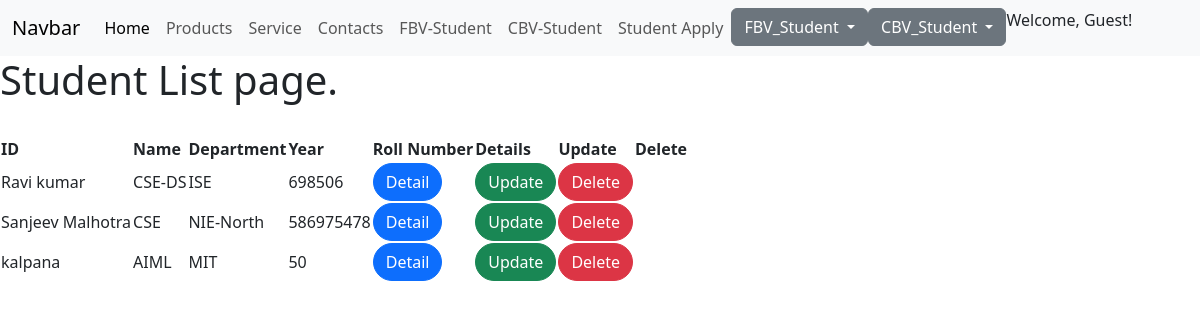
Screenshot of /List with the database file from the repository.
### CSE/models.py (models this page shows, shortened)
class Student(models.Model):
    name = models.CharField(max_length=50)
    department = models.CharField(max_length=30)
    college_name = models.CharField(max_length=30)
    rollnumber = models.IntegerField()

### CSE/views.py (the view)
# urls.py: path('List', StuList.as_view(), name='list'),
class StuList(ListView):
    model = Student
    template_name = 'CBV/list.html'

### templates/CBV/list.html
{% extends 'basic.html' %}
{% block content %}
<h1>Student List page.</h1><br>
<table>
    <tr>
        <th>ID</th>
        <th>Name</th>
        <th>Department</th>
        <th>Year</th>
        <th>Roll Number</th>
        <th>Details</th>
        <th>Update</th>
        <th>Delete</th>
    </tr>
    {% for object in object_list %}
            <tr>
                <td>{{object.name}}</td>
                <td> {{object.department}}</td>
                <td>{{object.college_name}}</td>
                <td> {{object.rollnumber}} </td>
                <td><a type="button" class="btn btn-primary" style="border-radius: 20px;" href= "{{object.id}}/detail">Detail</a></td>
                <td><a type=" button " class = "btn btn-success" style="border-radius: 20px;" href ="{{object.id}}/update" >Update</a></td>
                <td><a type = "button" class="btn btn-danger" style="border-radius: 20px;" href="{{object.id}}/delete">Delete</a></td>
            </tr>
    {% endfor %}
</table>
{% endblock %}

### templates/basic.html (shortened to what this page needs)
<!doctype html>
<html lang="en">
  <head>
    <link href="https://cdn.jsdelivr.net/npm/bootstrap@5.3.3/dist/css/bootstrap.min.css" rel="stylesheet">
  </head>
  <body>
    <nav class="navbar navbar-expand-lg bg-body-tertiary">
        <div class="container-fluid">
          <a class="navbar-brand" href="{% url 'CSE:index' %}">Navbar</a>
          <div class="collapse navbar-collapse" id="navbarSupportedContent">
            <ul class="navbar-nav me-auto mb-2 mb-lg-0">
              <li class="nav-item">
                <a class="nav-link active" aria-current="page" href="{% url 'CSE:index' %}">Home</a>
              </li>
              <li class="nav-item">
                <a class="nav-link" href="{% url 'CSE:products' %}">Products</a>
              </li>
              <li class="nav-item">
                <a class="nav-link" href="{% url 'CSE:service' %}">Service</a>
              </li>
              <li class="nav-item">
                <a class="nav-link" href="{% url 'CSE:contacts' %}">Contacts</a>
              </li>
              <li class="nav-item">
                <a class="nav-link" href="{% url 'CSE:student' %}">FBV-Student</a>
              </li>
              <li class="nav-item">
                <a class="nav-link" href="{% url 'CSE:list' %}">CBV-Student</a>
              </li>
              <li class="nav-item">
                <a class="nav-link" href="{% url 'CSE:forms' %}">Student Apply</a>
              </li>
              <div class="dropdown">
                <button class="btn btn-secondary dropdown-toggle" type="button" data-bs-toggle="dropdown" aria-expanded="false">
                  FBV_Student
                </button>
              </div>
              <div class="dropdown">
                <button class="btn btn-secondary dropdown-toggle" type="button" data-bs-toggle="dropdown" aria-expanded="false">
                  CBV_Student
                </button>
              </div>
              <div>
                {% if user.is_authenticated %}
                      <p>Welcome, {{ user.username }}!</p>
                {% else %}
                      <p>Welcome, Guest!</p>
                {% endif %}
              </div>
          </div>
        </div>
      </nav>
    {% block content %}
    {% endblock %}
  </body>
</html>

### rows the page displays
Student: name "Ravi kumar", department "CSE-DS", college_name "ISE", rollnumber "698506"
Student: name "Sanjeev Malhotra", department "CSE", college_name "NIE-North", rollnumber "586975478"
Student: name "kalpana", department "AIML", college_name "MIT", rollnumber "50"
